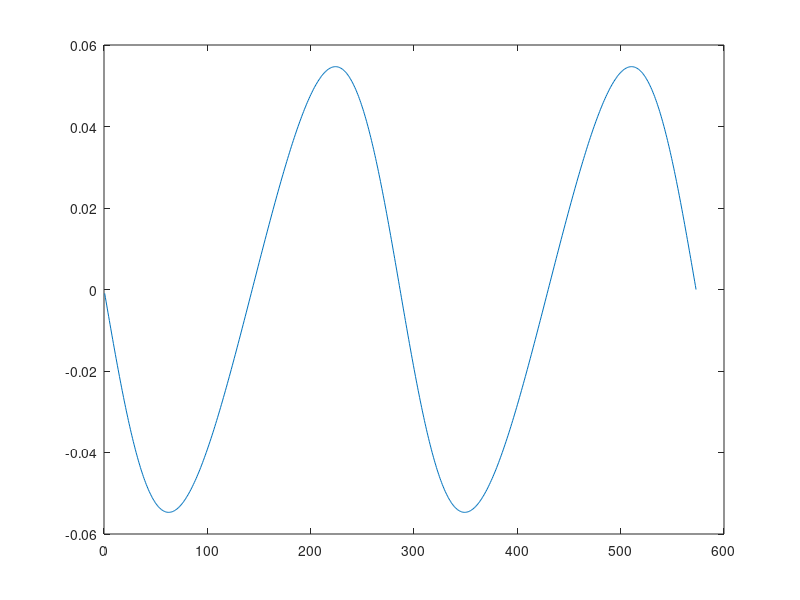

Write the MATLAB code that produced this figure. (Note: this script raises an error after producing the figure.)
a_star = 0.05;
G = 6.67 * 10^-11;
i = 60;
P = 5;
omega = 90;
M = 1;
%P = sqrt(4 * pi^2 * a^3 / (G * M));
a = (P^2 * G * M / (4 * pi^2))^(1/3);
figure(1)
filename = 'radial_vel.gif';
for e = 0.1:0.1:0.9
    sum = 0;
    for theta = 1:1:720
        dist = a*(1-e^2)/(1 + e * cosd(theta));
        a_v = sqrt(G * M * a * (1 - e^2))/dist^2;
        d_t = 1 / a_v;
        sum = sum + d_t;
        %sum1 = sum/(60*60);
        sum_t(theta) = sum;
        v_r = (2 * pi * a_star * sind(i) * (e * cosd(omega) + cosd(omega + theta))) / (P * sqrt(1 - e^2));
        radial_vel(theta) = v_r;
    end 
    plot(sum_t,radial_vel)
    drawnow
    frame = getframe(1);
    im = frame2im(frame);
    [imind,cm] = rgb2ind(im,256);
    if e == 0.1;
        imwrite(imind,cm,filename,'gif', 'Loopcount',inf);
    else
        imwrite(imind,cm,filename,'gif','WriteMode','append');
    end
end







